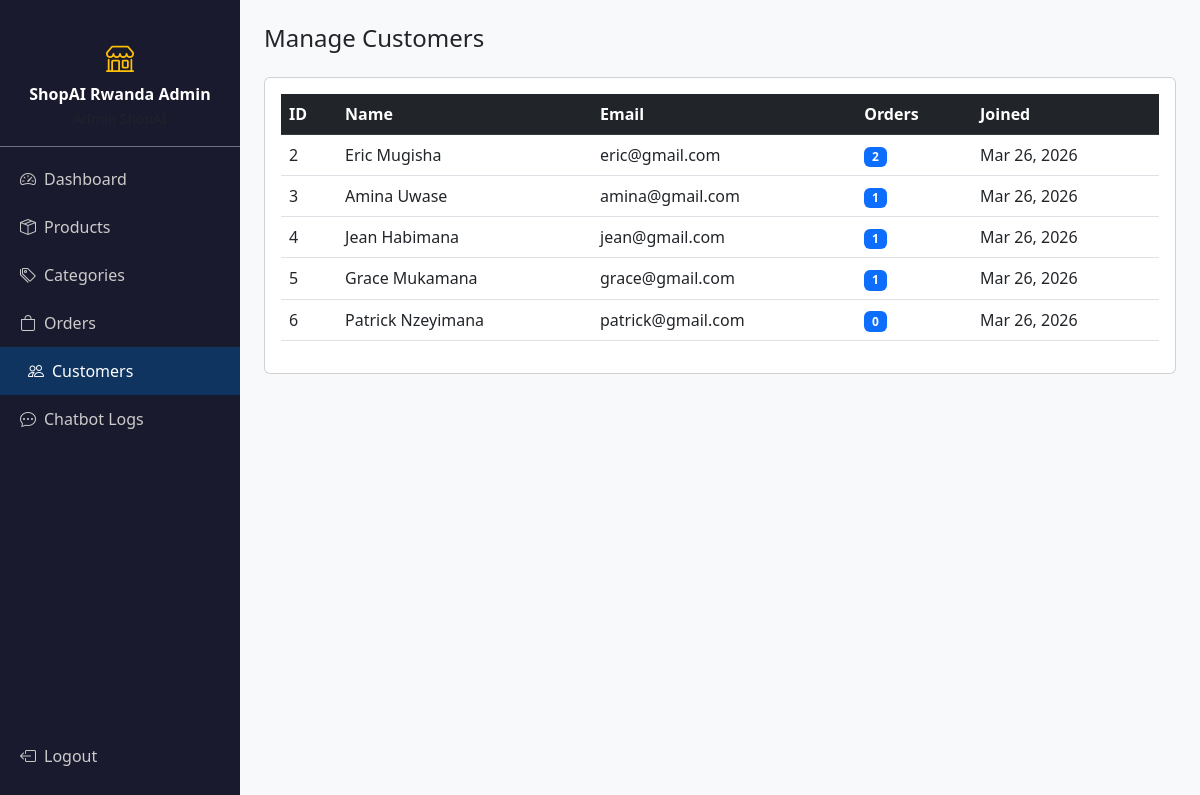
The page /ecommerce-chatbot/admin/users.php (signed in) on the database its author committed.
### tables this page shows
CREATE TABLE users (
    id INT AUTO_INCREMENT PRIMARY KEY,
    name VARCHAR(100) NOT NULL,
    email VARCHAR(150) UNIQUE NOT NULL,
    password VARCHAR(255) NOT NULL,
    role ENUM('customer','admin') DEFAULT 'customer',
    phone VARCHAR(20),
    address TEXT,
    created_at TIMESTAMP DEFAULT CURRENT_TIMESTAMP
);

### ecommerce-chatbot/admin/users.php (the view)
<?php require_once 'includes/admin_header.php'; ?>
<?php
$users = $conn->query("SELECT u.*, COUNT(o.id) as order_count FROM users u LEFT JOIN orders o ON u.id=o.user_id WHERE u.role='customer' GROUP BY u.id ORDER BY u.created_at DESC");
?>
<div class="admin-content">
    <h4 class="mb-4">Manage Customers</h4>
    <div class="card p-3">
        <table class="table table-hover align-middle">
            <thead class="table-dark">
                <tr><th>ID</th><th>Name</th><th>Email</th><th>Orders</th><th>Joined</th></tr>
            </thead>
            <tbody>
            <?php while ($u = $users->fetch_assoc()): ?>
            <tr>
                <td><?= $u['id'] ?></td>
                <td><?= htmlspecialchars($u['name']) ?></td>
                <td><?= htmlspecialchars($u['email']) ?></td>
                <td><span class="badge bg-primary"><?= $u['order_count'] ?></span></td>
                <td><?= date('M d, Y', strtotime($u['created_at'])) ?></td>
            </tr>
            <?php endwhile; ?>
            </tbody>
        </table>
    </div>
</div>
<?php require_once 'includes/admin_footer.php'; ?>

### ecommerce-chatbot/assets/css/style.css (style rules this page uses)
body { font-family: 'Segoe UI', sans-serif; background: #f8f9fa; }
.admin-content { margin-left: 240px; padding: 24px; }

### rows shown on the page
users: id "2", name "Eric Mugisha", email "eric@gmail.com", order_count "2", created_at "Mar 26, 2026"
users: id "3", name "Amina Uwase", email "amina@gmail.com", order_count "1", created_at "Mar 26, 2026"
users: id "4", name "Jean Habimana", email "jean@gmail.com", order_count "1", created_at "Mar 26, 2026"
users: id "5", name "Grace Mukamana", email "grace@gmail.com", order_count "1", created_at "Mar 26, 2026"
users: id "6", name "Patrick Nzeyimana", email "patrick@gmail.com", order_count "0", created_at "Mar 26, 2026"

### other values the page prints
SITE_NAME "ShopAI Rwanda"
$label "Dashboard"
$label "Products"
$label "Categories"
$label "Orders"
$label "Customers"
$label "Chatbot Logs"
